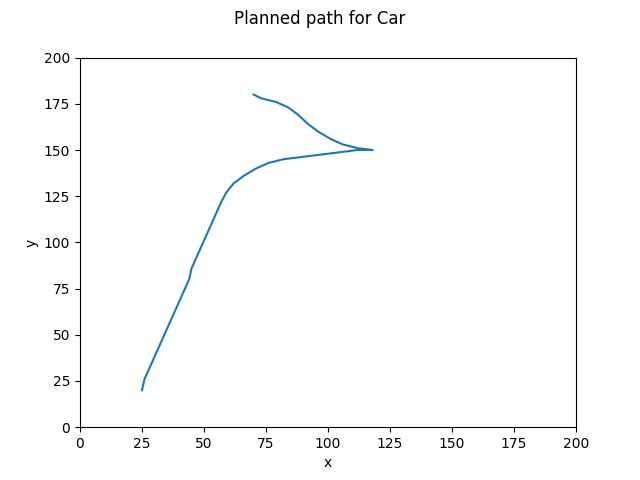

Generate this figure with Python:
from cmath import inf
import numpy as np
import matplotlib.pyplot as plt
import copy
import random
import cv2
import os
import shutil
from moviepy.editor import ImageSequenceClip

def make_grid(grid_size):
    grid = np.full((grid_size, grid_size, 3), (255,255,255), dtype = np.uint8)
    
    # middle obstacle
    for i in range(50):
        for j in range(50):
            grid[i+75][j+80] = (0, 0, 0)

    #parked car 1
    length = 40
    width = 20
    for i in range(width):
        for j in range(length):
            grid[i+170][j+20] = (254, 0, 0)

    #parked car 2
    for i in range(width):
        for j in range(length):
            grid[i+170][j+110] = (254, 0, 0)
    
    # plt.imshow(grid, origin = 'lower')
    # plt.show()
    return grid

def rotation_matrix(angle):
    rot_mat = np.array([[(np.cos(angle)), (-np.sin(angle))],
                        [(np.sin(angle)), (np.cos(angle))]])
    return rot_mat

def outline(grid, pos, car_length, car_width):
    grid = copy.deepcopy(grid)
    #pos is a tuple of center pos of the car
    #angle - angle of rotation from the horizontal position
    rot_mat = rotation_matrix(pos[2])
    x_center = int(pos[0] + car_width/2 * np.cos(pos[2]))
    y_center = int(pos[1] + car_width/2 * np.sin(pos[2]))
    pos = np.array([x_center, y_center]).reshape(2,1)
    corners = np.array([[(-car_width/2), ( - car_length/2)],
                        [(- car_width/2), ( + car_length/2)],
                        [(+ car_width/2), (+ car_length/2)],
                        [(+ car_width/2), (- car_length/2)]]).reshape(4,2)
    res_pos = np.dot(rot_mat, corners.T).T
    res_pos = np.array(res_pos, np.int32).reshape(4,2)
    res_pos += np.array([pos[0], pos[1]]).reshape(1,2)
    res_pos = np.vstack((res_pos,[round((res_pos[0][0] + res_pos[1][0])/2) ,round((res_pos[0][1] + res_pos[1][1])/2)]))
    res_pos = np.vstack((res_pos,[round((res_pos[1][0] + res_pos[2][0])/2) ,round((res_pos[1][1] + res_pos[2][1])/2)]))
    res_pos = np.vstack((res_pos,[round((res_pos[2][0] + res_pos[3][0])/2) ,round((res_pos[2][1] + res_pos[3][1])/2)]))
    res_pos = np.vstack((res_pos,[round((res_pos[3][0] + res_pos[0][0])/2) ,round((res_pos[3][1] + res_pos[0][1])/2)]))
    return res_pos

def car_outline(grid, pos, car_length, car_width):
    grid = copy.deepcopy(grid)
    #pos is a tuple of center pos of the car
    #angle - angle of rotation from the horizontal position
    rot_mat = rotation_matrix(pos[2])
    x_center = int(pos[0] + car_width/2 * np.cos(pos[2]))
    y_center = int(pos[1] + car_width/2 * np.sin(pos[2]))
    pos = np.array([x_center, y_center]).reshape(2,1)
    corners = np.array([[(-car_width/2), ( - car_length/2)],
                        [(- car_width/2), ( + car_length/2)],
                        [(+ car_width/2), (+ car_length/2)],
                        [(+ car_width/2), (- car_length/2)]]).reshape(4,2)
    res_pos = np.dot(rot_mat, corners.T).T
    res_pos = np.array(res_pos, np.int32).reshape(4,2)
    res_pos += np.array([pos[0], pos[1]]).reshape(1,2)
    for i in range(len(res_pos)):
        cv2.line(grid, (res_pos[0][1],res_pos[0][0] ), (res_pos[1][1], res_pos[1][0]), color = (0,255,0), thickness = 2)
        cv2.line(grid, (res_pos[1][1],res_pos[1][0] ), (res_pos[2][1], res_pos[2][0]), color = (0,255,0), thickness = 2)
        cv2.line(grid, (res_pos[2][1],res_pos[2][0] ), (res_pos[3][1], res_pos[3][0]), color = (0,255,0), thickness = 2)
        cv2.line(grid, (res_pos[3][1],res_pos[3][0] ), (res_pos[0][1], res_pos[0][0]), color = (0,255,0), thickness = 2)
    # plt.imshow(grid, origin='lower')
    # plt.show()
    return grid

def heuristic(current_pos, end_pos):
    return np.sqrt((end_pos[0] - current_pos[0])**2 + (end_pos[1]-current_pos[1])**2) #+ 2 * abs(current_pos[2] - end_pos[2])

def cost(current_pos, start_pos):
    return np.sqrt((start_pos[0] - current_pos[0])**2 + (start_pos[1]-current_pos[1])**2)

class Node():

    def __init__(self, parent_pos = None, pos = None):
        self.parent_pos = parent_pos
        self.pos = pos
        self.h = 0
        self.g = 0
        self.f = 0

    def __eq__(self, other):
        return self.pos == other.pos

def planner(grid, start_pos, end_pos, save_path):
    start_node = Node(None, start_pos)
    end_node = Node(None, end_pos)
    sh = grid.shape[0]
    open_list = []
    closed_list = []
    open_list.append(start_node)
    count = 10000
    i = 0

    while(len(open_list) > 0):
        count+=1
        # print("count", i, end = "\r")
        current_node = open_list[0]
        current_index = 0
        for index, item in enumerate(open_list):    #find the node with minimum cost out of all childs in open_list
            if item.f < current_node.f:
                current_node = item
                current_index = index

        open_list.pop(current_index)
        closed_list.append(current_node)
        # print(current_node.pos, current_node.f)

        if i!=0:
            if (current_node == end_node or current_node.h < 5 or i==10000):
                current = current_node
                path = []
                while current is not None:
                    path.append(current.pos)
                    current = current.parent_pos
                return path[::-1]
        
        children = []
       
        inputs = [(-1,-30),(-1,-15), (-1,0),(-1,15),(-1,30),\
                (1,-30),(1,-15), (1,0),(1,15),(1,30)]
        L = 20
        dt = 6
        for j, input in enumerate(inputs):
            beta = (input[0]/L)*np.tan(np.deg2rad(input[1]))*dt
            theta_new = (current_node.pos[2]) + beta
            # if beta > 0.001:
            #     R = input[0]/beta

            #     if input[1] > 0:
            #         cx = current_node.pos[0] - np.sin(current_node.pos[2]) * R
            #         cy = current_node.pos[1] + np.cos(current_node.pos[2]) * R
            #     else:
            #         cx = current_node.pos[0] + np.sin(current_node.pos[2]) * R
            #         cy = current_node.pos[1] - np.cos(current_node.pos[2]) * R

            #     x_new = round(cx + np.sin(theta_new) * R)
            #     y_new = round(cy - np.cos(theta_new) * R)
            # else:
            x_new = round(current_node.pos[0] + input[0] * np.cos(theta_new)*dt)
            y_new = round(current_node.pos[1] + input[0] * np.sin(theta_new)*dt)
            node_position = (x_new, y_new, theta_new)
            car_pos = outline(grid, node_position, 12,25)
            
            check = True
            for a in range(0,7):
                if car_pos[a,0] > sh-1 or car_pos[a,0] < 0 or car_pos[a,1] > sh-1 or car_pos[a,1] < 0:
                    check = False
                    break
                if grid[car_pos[a][1]][car_pos[a][0]][0] == 0 or grid[car_pos[a][1]][car_pos[a][0]][0] == 254:
                    check = False
                    break
            if check == False:
                continue

            node_position = (x_new, y_new, theta_new)
            new_node = Node(current_node, node_position)
            new_node.h = heuristic(new_node.pos, end_pos)
            new_node.g = current_node.g + cost(new_node.pos, current_node.pos)
            new_node.f = new_node.g + new_node.h
            children.append(new_node)
            
        for child in children:
            flag = False
            for closed in closed_list:
                if(closed == child):
                    flag = True
                    break
            for open in open_list:
                if(open == child and child.g >= open.g):
                    flag = True
                    break

            if flag == True:
                continue

            if flag == False:
                open_list.append(child) 
        i += 1


def parking(grid, path, save_path):
    end_pos2 = (150, 115, 0)
    path2 = planner(grid, path[-1], end_pos2, save_path)
    path.extend(path2)
    end_pos3 = (160, 100, 0)
    path3 = planner(grid, path[-1], end_pos3, save_path)
    path.extend(path3)
    end_pos4 = (172, 85, 0)
    path4 = planner(grid, path[-1], end_pos4, save_path)
    path.extend(path4)
    end_pos5 = (180, 70, 0)
    path5 = planner(grid, path[-1], end_pos5, save_path)
    path.extend(path5)
    path.extend([(180,70,1.57)])

    return path

def path_covered(path, grid, save_path):
    count = 10000
    for i in range(len(path)):
        grid = copy.deepcopy(grid)
        pos = path[i]
        grid1 = car_outline(grid, pos, 12,25)
        plt.imshow(grid1, origin='lower')
        file_name = save_path + "/" + str(count) + ".png"
        plt.savefig(file_name)
        count += 1
    grid1 = car_outline(grid, path[-1], 12,25)
    plt.imshow(grid1, origin='lower')
    file_name = save_path + "/" + str(count) + ".png"
    plt.savefig(file_name)

def make_video(fps, path, video_file):
    print("Creating video {}, FPS={}".format(video_file, fps))
    clip = ImageSequenceClip(path, fps = fps)
    clip.write_videofile(video_file)
    shutil.rmtree(path)

def main():

    save_path = os.path.join("data")
    if os.path.exists(save_path):
        shutil.rmtree(save_path)
        os.mkdir(save_path)
    else:
        os.mkdir(save_path)

    grid = make_grid(200)
    car_length = 12
    car_width = 25
    start_pos = (20, 25, 0)
    end_pos1 = (130, 60, 0)
    path = planner(grid, start_pos, end_pos1, save_path)
    path = parking(grid, path, save_path)
    x = [p[0] for p in path]
    y = [p[1] for p in path]
    fig = plt.figure()
    plt.plot(y, x)
    fig.suptitle('Planned path for Car')
    plt.xlabel('x')
    plt.ylabel('y')
    plt.xlim((0,200))
    plt.ylim((0,200))
    plt.savefig('Ackerman.png')
    path_covered(path, grid, save_path)
    video_file = 'ackerman.mp4'
    make_video(10, save_path, video_file)


if __name__ == "__main__":
    main()